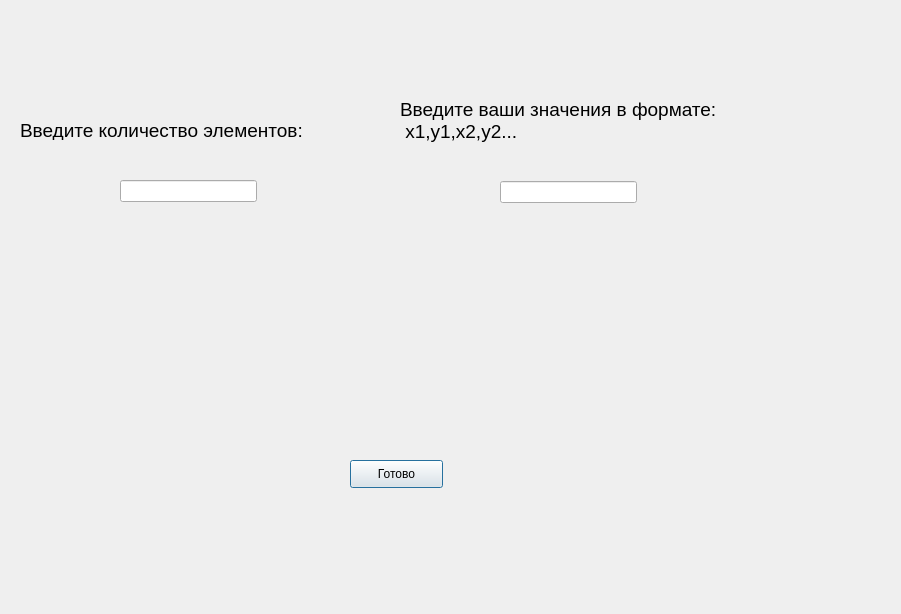
<?xml version="1.0" encoding="UTF-8"?>
<ui version="4.0">
 <class>Dialog</class>
 <widget class="QDialog" name="Dialog">
  <property name="geometry">
   <rect>
    <x>0</x>
    <y>0</y>
    <width>901</width>
    <height>614</height>
   </rect>
  </property>
  <property name="windowTitle">
   <string>Dialog</string>
  </property>
  <widget class="QLineEdit" name="le1">
   <property name="geometry">
    <rect>
     <x>120</x>
     <y>180</y>
     <width>137</width>
     <height>22</height>
    </rect>
   </property>
  </widget>
  <widget class="QLineEdit" name="le2">
   <property name="geometry">
    <rect>
     <x>500</x>
     <y>181</y>
     <width>137</width>
     <height>22</height>
    </rect>
   </property>
  </widget>
  <widget class="QLabel" name="label">
   <property name="geometry">
    <rect>
     <x>20</x>
     <y>120</y>
     <width>341</width>
     <height>20</height>
    </rect>
   </property>
   <property name="font">
    <font>
     <pointsize>14</pointsize>
    </font>
   </property>
   <property name="text">
    <string>Введите количество элементов:</string>
   </property>
  </widget>
  <widget class="QPushButton" name="pushg">
   <property name="geometry">
    <rect>
     <x>350</x>
     <y>460</y>
     <width>93</width>
     <height>28</height>
    </rect>
   </property>
   <property name="text">
    <string>Готово</string>
   </property>
  </widget>
  <widget class="QLabel" name="label_2">
   <property name="geometry">
    <rect>
     <x>400</x>
     <y>70</y>
     <width>381</width>
     <height>101</height>
    </rect>
   </property>
   <property name="font">
    <font>
     <pointsize>14</pointsize>
    </font>
   </property>
   <property name="text">
    <string>Введите ваши значения в формате:
 x1,y1,x2,y2...</string>
   </property>
  </widget>
 </widget>
 <resources/>
 <connections/>
</ui>
